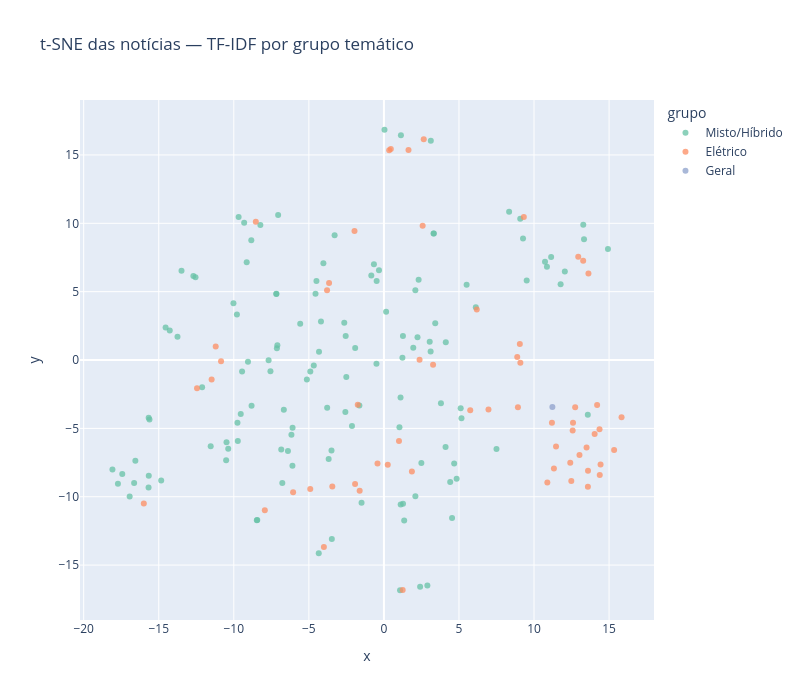

Here is the notebook cell this chart was saved with:
### Markdown cell above
## 9. Visualização t-SNE

### Code cell
perplexity = min(30, max(2, len(df) - 1))
print(f"Rodando t-SNE com perplexity={perplexity}...")

tsne = TSNE(
    n_components=2,
    perplexity=perplexity,
    random_state=42,
    init="random",
    max_iter=1000,
)
embed = tsne.fit_transform(X_tfidf.toarray())

df_plot = pd.DataFrame({
    "x": embed[:, 0],
    "y": embed[:, 1],
    "grupo": df["grupo"].values,
    "titulo": df["titulo"].values,
    "categoria": df["categoria"].values,
    "data": df["ano_mes"].values,
})

fig = px.scatter(
    df_plot,
    x="x",
    y="y",
    color="grupo",
    hover_data={"titulo": True, "categoria": True, "data": True, "x": False, "y": False},
    title="t-SNE das notícias — TF-IDF por grupo temático",
    width=800,
    height=700,
    color_discrete_sequence=px.colors.qualitative.Set2,
)
fig.update_traces(marker=dict(size=6, opacity=0.75))
fig.write_html("tsne_motor1_clean.html")
fig.show()

print("Salvo: tsne_motor1_clean.html")

### Figure 1 — Plotly figure (JSON) as saved in the notebook; plotly's stock layout.template omitted (floating-point values rounded to 4 significant figures; data arrays with more than 128 entries replaced by an {"elided": "..."} marker saying what was removed)
{"data": [{"customdata": {"elided": "129x3 str values"}, "hovertemplate": "grupo=Misto/Híbrido<br>titulo=%{customdata[0]}<br>categoria=%{customdata[1]}<br>data=%{customdata[2]}<extra></extra>", "legendgroup": "Misto/Híbrido", "marker": {"color": "rgb(102,194,165)", "opacity": 0.75, "size": 6, "symbol": "circle"}, "mode": "markers", "name": "Misto/Híbrido", "orientation": "v", "showlegend": true, "type": "scatter", "x": {"elided": "129 float values"}, "xaxis": "x", "y": {"elided": "129 float values"}, "yaxis": "y"}, {"customdata": {"elided": "60x3 str values"}, "hovertemplate": "grupo=Elétrico<br>titulo=%{customdata[0]}<br>categoria=%{customdata[1]}<br>data=%{customdata[2]}<extra></extra>", "legendgroup": "Elétrico", "marker": {"color": "rgb(252,141,98)", "opacity": 0.75, "size": 6, "symbol": "circle"}, "mode": "markers", "name": "Elétrico", "orientation": "v", "showlegend": true, "type": "scatter", "x": [12.48, -3.652, 14.36, 12.95, 5.75, 13.27, 2.653, 13.6, -3.998, -1.743, 1.004, 0.4599, 13.59, -0.4268, 13.03, 0.3516, 1.865, -1.96, 9.09, 12.41, -11.21, -1.616, -7.934, -11.48, -1.92, 2.374, 2.58, 11.33, 1.249, 14.2, -3.788, -6.05, -4.906, 12.74, -10.85, 15.33, 6.186, -8.534, 8.927, -16.0, 0.2552, 6.966, 12.57, 12.6, 14.04, 1.638, 3.275, -3.437, 11.19, 15.83, -12.45, 10.89, 8.882, 14.43, 14.38, 9.321, 13.5, 9.055, 11.47, 13.63], "xaxis": "x", "y": [-8.842, 5.633, -5.062, 7.562, -3.674, 7.259, 16.15, -8.107, -13.67, -3.27, -5.923, 15.44, -9.275, -7.567, -6.951, 15.34, -8.159, 9.442, -0.1942, -7.521, 0.9973, -9.57, -11.0, -1.418, -9.072, 0.02412, 9.819, -7.935, -16.82, -3.288, 5.106, -9.671, -9.426, -3.453, -0.09702, -6.583, 3.689, 10.11, -3.463, -10.5, -7.651, -3.614, -5.155, -4.588, -5.411, 15.37, -0.3532, -9.247, -4.589, -4.193, -2.068, -8.963, 0.2288, -7.65, -8.409, 10.46, -6.404, 1.18, -6.323, 6.331], "yaxis": "y"}, {"customdata": [["Modelo da Chevrolet destrona Nissan Versa e lidera no México em março", "Mercado", "2026-04"]], "hovertemplate": "grupo=Geral<br>titulo=%{customdata[0]}<br>categoria=%{customdata[1]}<br>data=%{customdata[2]}<extra></extra>", "legendgroup": "Geral", "marker": {"color": "rgb(141,160,203)", "opacity": 0.75, "size": 6, "symbol": "circle"}, "mode": "markers", "name": "Geral", "orientation": "v", "showlegend": true, "type": "scatter", "x": [11.22], "xaxis": "x", "y": [-3.431], "yaxis": "y"}], "layout": {"height": 700, "legend": {"title": {"text": "grupo"}, "tracegroupgap": 0}, "title": {"text": "t-SNE das notícias — TF-IDF por grupo temático"}, "width": 800, "xaxis": {"anchor": "y", "domain": [0, 1], "title": {"text": "x"}}, "yaxis": {"anchor": "x", "domain": [0, 1], "title": {"text": "y"}}}}
